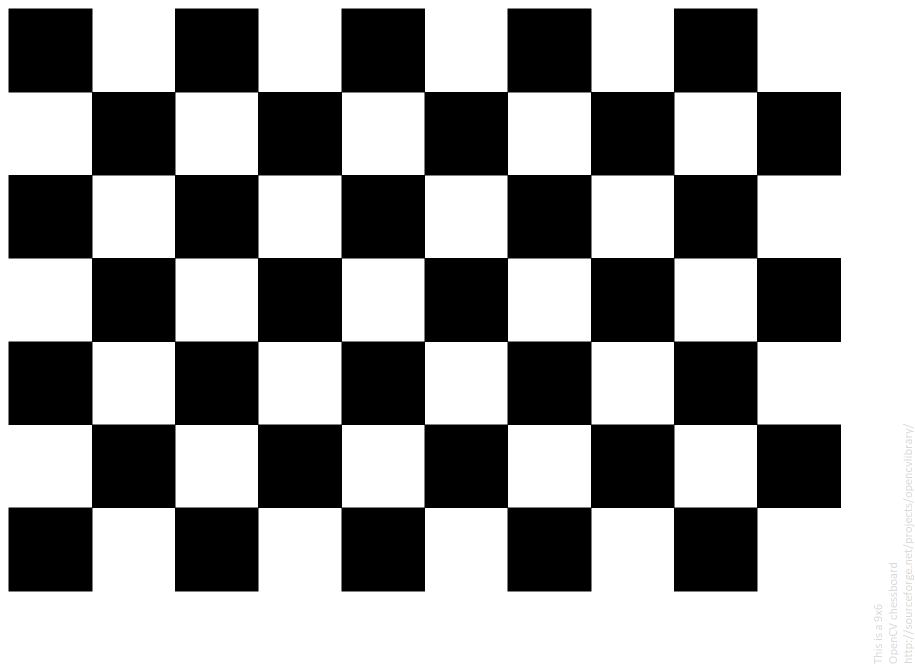
#> input picture pattern.png, 1830 x 1330 px, given in place of the camera (shown at 1/2 size)
$ python test_2cam240p_save.py   (older library calls are emulated)
#> lines starting #> are read from the running program, lines starting #| are printed output that depends on the picture; after the words box and inside, x2 and y2 are one past the last pixel; in counts of white or black regions, pixels touching at a corner belong together
#Focal Length (EFL): 3.34mm

import cv2
import threading
import numpy as np
import time
import os

left_camera = None
right_camera = None

cam_width = 640
cam_height = 480

img_width = 320
img_height = 240

img_size = (img_width, img_height)

class USB_Camera:

    def __init__ (self) :

        self.video_capture = None
        self.frame = None
        self.grabbed = False

        self.read_thread = None
        self.read_lock = threading.Lock()
        self.running = False


    def open(self, cam_id):
#> called with cam_id = 0
        try:
            self.video_capture = cv2.VideoCapture(cam_id)
            self.video_capture.set(cv2.CAP_PROP_FRAME_WIDTH, cam_width)
            self.video_capture.set(cv2.CAP_PROP_FRAME_HEIGHT, cam_height)


        except RuntimeError:
            self.video_capture = None
            print("Unable to open camera")
            print("Pipeline: {}".format(cam_id))
            return
        # Grab the first frame to start the video capturing
        self.grabbed, self.frame = self.video_capture.read()
#> self.frame is the input picture: shape (1330, 1830, 3); mean B, G, R 152.2, 152.2, 152.2


    def start(self):
        if self.running:
            print('Video capturing is already running')
            return None
        # create a thread to read the camera image
        if self.video_capture != None:
            self.running=True
            self.read_thread = threading.Thread(target=self.updateCamera)
            self.read_thread.start()
        return self

    def stop(self):
        self.running=False
        self.read_thread.join()

    def updateCamera(self):
        # This is the thread to read images from the camera
        while self.running:
            try:
                grabbed, frame = self.video_capture.read()
                with self.read_lock:
                    self.grabbed=grabbed
                    self.frame=frame
            except RuntimeError:
                print("Could not read image from camera")
        # FIX ME - stop and cleanup thread
        # Something bad happened


    def read(self):
        with self.read_lock:
            frame = self.frame.copy()
            grabbed=self.grabbed
#> grabbed = True
        return grabbed, frame

    def release(self):
        if self.video_capture != None:
            self.video_capture.release()
            self.video_capture = None
        # Now kill the thread
        if self.read_thread != None:
            self.read_thread.join()


def start_cameras():
    left_camera = USB_Camera()
    left_camera.open(0)
    left_camera.start()

    right_camera = USB_Camera()
    right_camera.open(1)
    right_camera.start()

    cv2.namedWindow("USB Cameras", cv2.WINDOW_AUTOSIZE)

    if ( not left_camera.video_capture.isOpened() or not right_camera.video_capture.isOpened() ):
        # Cameras did not open, or no camera attached
        print("Unable to open any cameras")
        # TODO: Proper Cleanup
        SystemExit(0)

    pTime = 0
    imgCount = 0
    while cv2.getWindowProperty("USB Cameras", 0) >= 0 :

        _ , left_image=left_camera.read()
        _ , right_image=right_camera.read()

        cTime = time.time()
        fps = 1/(cTime - pTime)
        pTime = cTime

        left_image = cv2.resize(left_image, (img_width, img_height))
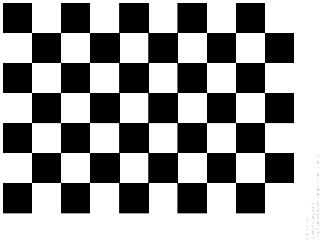
#> left_image: shape (240, 320, 3); mean B, G, R 152.5, 152.5, 152.5
        right_image = cv2.resize(right_image, (img_width, img_height))

        left_image = cv2.flip(left_image,-1) # cv2.rotate(right_image, cv2.ROTATE_180)
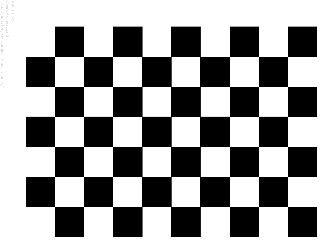
#> left_image: shape (240, 320, 3); mean B, G, R 152.5, 152.5, 152.5

        if mode_sobel:
                sobelX = cv2.Sobel(left_image, cv2.CV_16S, 1, 0, ksize=3)
                sobelY = cv2.Sobel(left_image, cv2.CV_16S, 0, 1, ksize=3)
                sobelX = np.uint8(np.absolute(sobelX))
                sobelY = np.uint8(np.absolute(sobelY))
                left_image = cv2.bitwise_or(sobelX, sobelY)

                sobelX = cv2.Sobel(right_image, cv2.CV_16S, 1, 0, ksize=3)
                sobelY = cv2.Sobel(right_image, cv2.CV_16S, 0, 1, ksize=3)
                sobelX = np.uint8(np.absolute(sobelX))
                sobelY = np.uint8(np.absolute(sobelY))
                right_image = cv2.bitwise_or(sobelX, sobelY)

        camera_images = np.hstack((left_image, right_image))
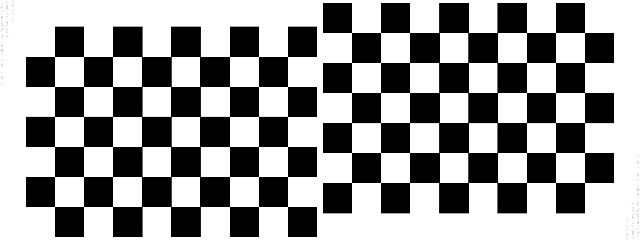
#> camera_images: shape (240, 640, 3); mean B, G, R 152.5, 152.5, 152.5
        cv2.putText(camera_images, f'FPS: {int(fps)}', (10, 20), cv2.FONT_ITALIC, 0.5, (0,255,0), 1)
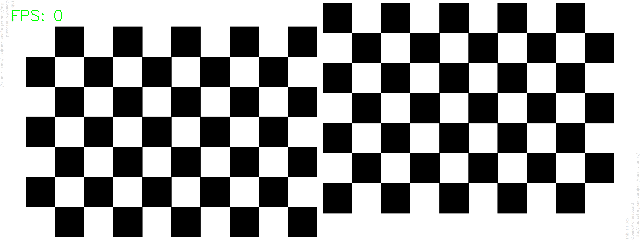
#> camera_images: shape (240, 640, 3); 0.07% of pixels changed, all inside (x1, y1, x2, y2) = (12, 10, 62, 21)

        cv2.imshow("USB Cameras", camera_images)

        # This also acts as
        keyCode = cv2.waitKey(30) & 0xFF
#> (key q is pressed here)
        # Stop the program on the ESC key
        if keyCode == ord('q'):
            break
        if keyCode == ord('s'):
            if os.path.isdir('./depth_tune_240p') == False:
                os.mkdir('./depth_tune_240p')

            print('Save imgs : {}'.format(imgCount))
            filename_left = './depth_tune_240p/left_'+str(imgCount)+'.png'
            filename_right = './depth_tune_240p/right_'+str(imgCount)+'.png'
            print('  Left img: {}'.format(filename_left))
            print('  Right img: {}'.format(filename_right))
            cv2.imwrite(filename_left, left_image)
            cv2.imwrite(filename_right, right_image)
            imgCount = imgCount +1


    left_camera.stop()
    left_camera.release()
    right_camera.stop()
    right_camera.release()
    cv2.destroyAllWindows()


if __name__ == "__main__":
    mode_sobel = False
    start_cameras()
